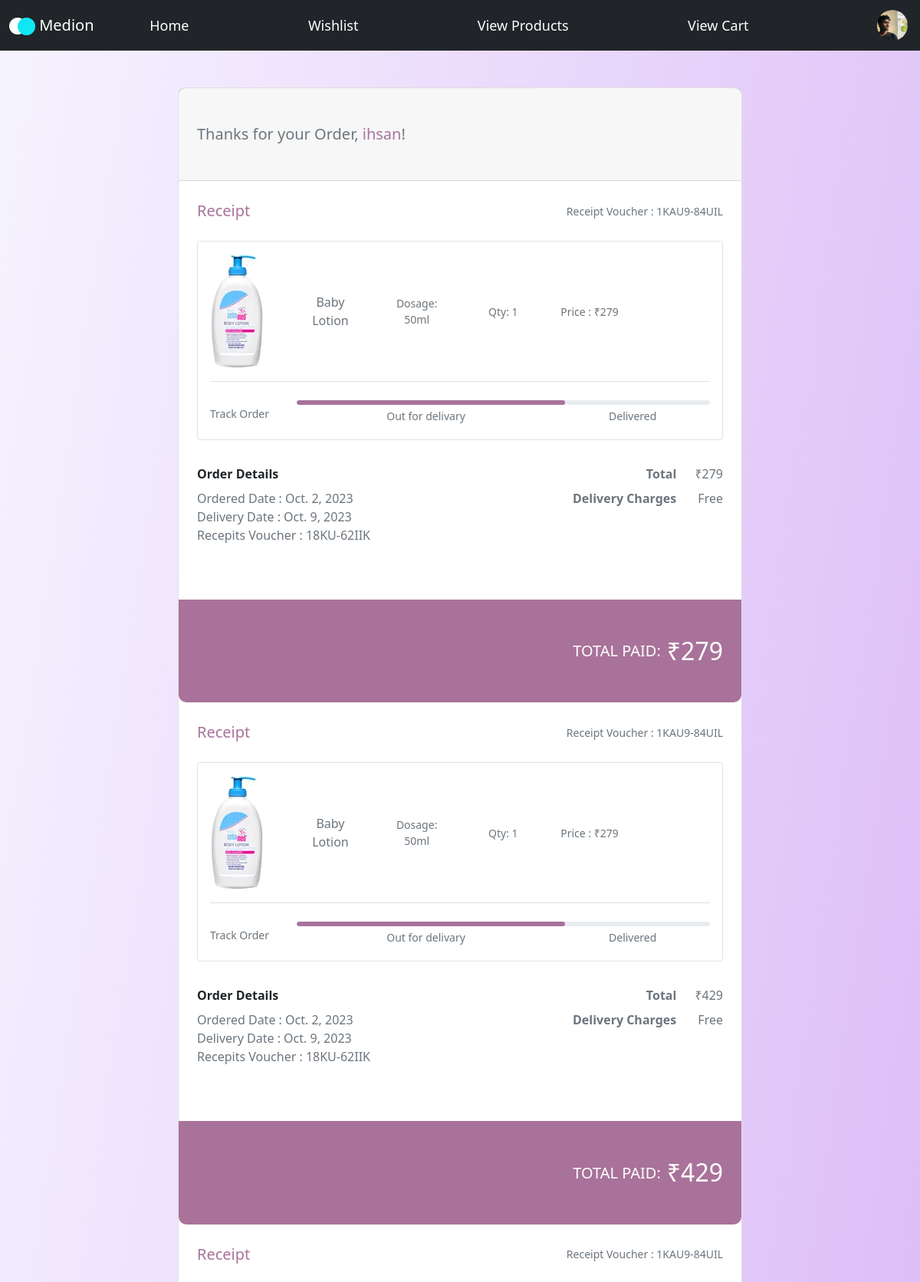
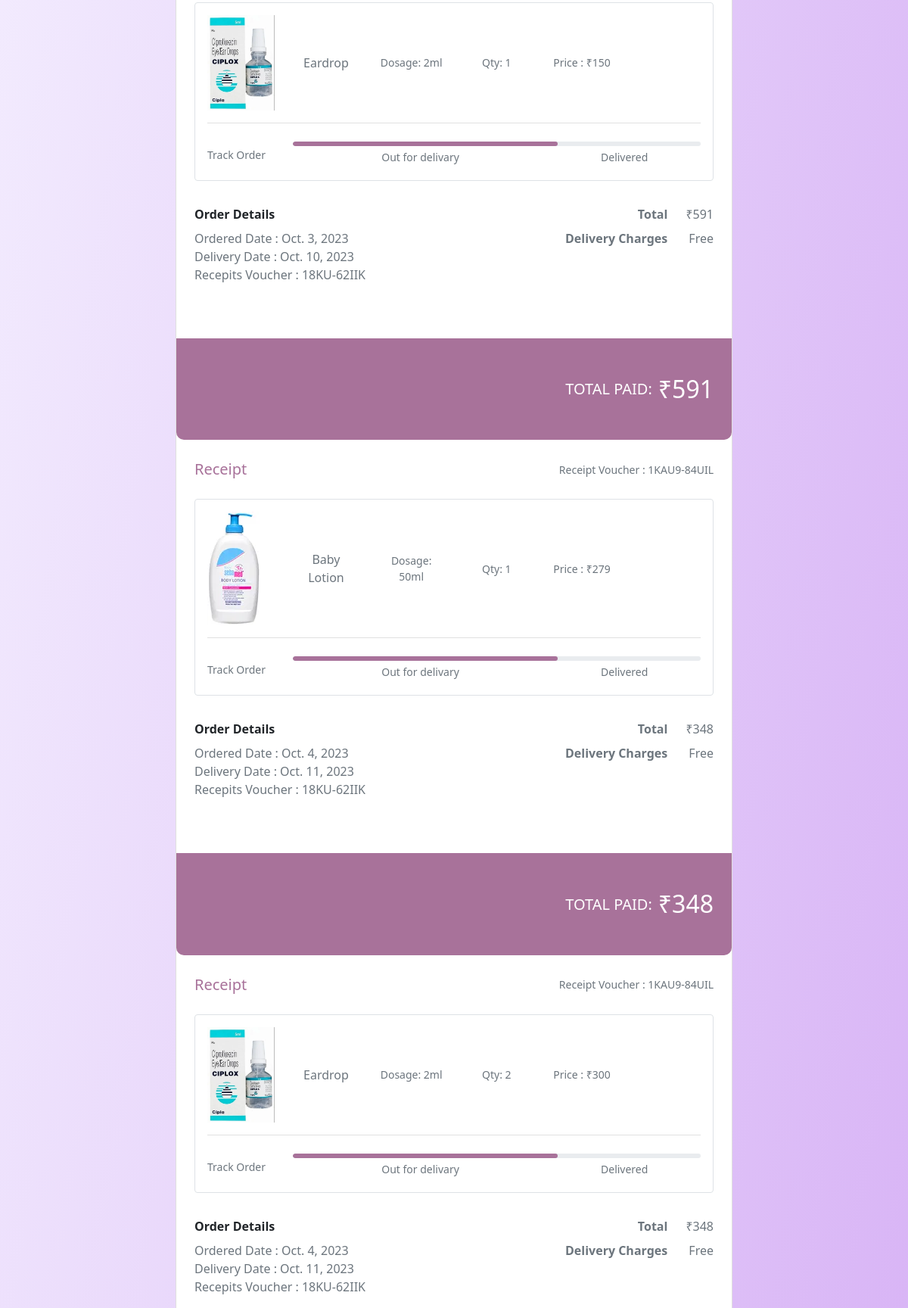
The page /ecommapp/deliver_display/ (signed in, upper part) on the database its author committed (2 pictures, top to bottom).
### ecommapp/models.py (models this page shows, shortened)
class reg_buyer(models.Model):
    username = models.CharField(max_length=30)
    email = models.EmailField()
    buyer_img = models.FileField(upload_to='ecommapp/static/images')
    phone = models.BigIntegerField()
    password = models.CharField(max_length=30)

class final_deliver(models.Model):
    user_id = models.IntegerField()
    address = models.CharField(max_length=200)
    order_date = models.DateField(auto_now_add=True)
    est_del_date = models.DateField(null=True)
    products = models.CharField(max_length=200)
    amount = models.IntegerField()

### ecommapp/views.py (the view)
# urls.py: path('deliver_display/',deliver_display),
def deliver_display(request):
    id2 = request.session['user_id']
    b = reg_buyer.objects.get(id=id2)
    img = str(b.buyer_img).split('/')[-1]
    med_pic = []
    med_name = []
    dosage = []
    qty = []
    price = []
    address = []
    ord_date = []
    del_date = []
    amount = []
    user_id = []
    a = final_deliver.objects.all()
    u_name = request.session['username']
    for i in a:
        if i.user_id == id2:
            items = i.products.split("+")
            for item in items:
                key_value_pairs = item.split('|')
                if len(key_value_pairs) == 5:
                    med_pic.append(key_value_pairs[0].split(':')[-1])
                    med_name.append(key_value_pairs[1].split(':')[-1])
                    dosage.append(key_value_pairs[2].split(':')[-1])
                    qty.append(key_value_pairs[3].split(':')[-1])
                    price.append(key_value_pairs[4].split(':')[-1])
                else:
                    pass
            user_id.append(i.user_id)
            address.append(i.address)
            ord_date.append(i.order_date)
            del_date.append(i.est_del_date)
            amount.append(i.amount)
    print(med_pic)
    print(med_name)
    print(dosage)
    print(qty)
    print(price)
    mylist = zip(med_pic,med_name,dosage,qty,price,address,ord_date,del_date,amount,user_id)
    return render(request,'deliver_display.html',{'data':mylist,'u_name':u_name,'id':id2,'img':img})

### ecommapp/templates/deliver_display.html (shortened to what this page needs)
<!DOCTYPE html>
{% load static %}
<html lang="en">
<head>
  <link href="https://cdn.jsdelivr.net/npm/bootstrap@5.0.2/dist/css/bootstrap.min.css" rel="stylesheet"
>
</head>
<body>
<nav class="navbar navbar-light bg-dark" >
    <div class="container-fluid" >
        <a class="navbar-brand" href="index.html" style="color: white;">
            <img src="{% static 'images/logo.png' %}" alt="">
            <span>
              Medion
            </span>
          </a>
		<a class="navbar-brand" href="http://127.0.0.1:8000/ecommapp/buyer_index" style="font-size:18px; color: white; float:left;">Home</a>
  <button class="navbar-toggler" type="button" data-toggle="collapse" data-target="#navbarSupportedContent" aria-controls="navbarSupportedContent" aria-expanded="false" aria-label="Toggle navigation" >
  </button>
		<a class="navbar-brand" href="http://127.0.0.1:8000/ecommapp/wishlist_view" style="font-size:18px; color: white; float:left;">Wishlist</a>
  <button class="navbar-toggler" type="button" data-toggle="collapse" data-target="#navbarSupportedContent" aria-controls="navbarSupportedContent" aria-expanded="false" aria-label="Toggle navigation" >
  </button>
		<a class="navbar-brand" href="http://127.0.0.1:8000/ecommapp/buyer_product_view" style="font-size:18px; color: white; float:left;">View Products</a>
  <button class="navbar-toggler" type="button" data-toggle="collapse" data-target="#navbarSupportedContent" aria-controls="navbarSupportedContent" aria-expanded="false" aria-label="Toggle navigation" >
  </button>
      <a class="navbar-brand" href="http://127.0.0.1:8000/ecommapp/cart_view" style="font-size:18px; color: white; float:left;">View Cart</a>
  <button class="navbar-toggler" type="button" data-toggle="collapse" data-target="#navbarSupportedContent" aria-controls="navbarSupportedContent" aria-expanded="false" aria-label="Toggle navigation" >
  </button>
		<a class="navbar-brand" href="http://127.0.0.1:8000/ecommapp/edit_buyer_profile" style="font-size:18px; color: white; float:left;"><img src="/static/images/{{img}}" width="40" height="40" class="rounded-circle" style="margin-left:30%;"></a>
    </div>
</nav>
  <section class="h-100 gradient-custom" >
  <div class="container py-5 h-100" >
    <div class="row d-flex justify-content-center align-items-center h-100" style="margin-bottom: 5%;">
      <div class="col-lg-10 col-xl-8">
        <div class="card" style="border-radius: 10px;">
          <div class="card-header px-4 py-5" style="margin-top: 0%;">
            <h5 class="text-muted mb-0">Thanks for your Order, <span style="color: #a8729a;">{{u_name}}</span>!</h5>
          </div>
          {% for i,j,k,l,m,n,o,p,q,r in data %}
          <div class="card-body p-4">
            <div class="d-flex justify-content-between align-items-center mb-4">
              <p class="lead fw-normal mb-0" style="color: #a8729a;">Receipt</p>
              <p class="small text-muted mb-0">Receipt Voucher : 1KAU9-84UIL</p>
            </div>
            <div class="card shadow-0 border mb-4">
              <div class="card-body">
                <div class="row">
                  <div class="col-md-2">
                    <img src="/static/images/{{i}}"
                      class="img-fluid" alt="Phone" >
                  </div>
                  <div class="col-md-2 text-center d-flex justify-content-center align-items-center">
                    <p class="text-muted mb-0">{{j}}</p>
                  </div>
                  <div class="col-md-2 text-center d-flex justify-content-center align-items-center">
                    <p class="text-muted mb-0 small">Dosage: {{k}}</p>
                  </div>
                  <div class="col-md-2 text-center d-flex justify-content-center align-items-center">
                    <p class="text-muted mb-0 small">Qty: {{l}}</p>
                  </div>
                  <div class="col-md-2 text-center d-flex justify-content-center align-items-center">
                    <p class="text-muted mb-0 small">Price : ₹{{m}}</p>
                  </div>
                </div>
                <hr class="mb-4" style="background-color: #e0e0e0; opacity: 1;">
                <div class="row d-flex align-items-center">
                  <div class="col-md-2">
                    <p class="text-muted mb-0 small">Track Order</p>
                  </div>
                  <div class="col-md-10">
                    <div class="progress" style="height: 6px; border-radius: 16px;">
                      <div class="progress-bar" role="progressbar"
                        style="width: 65%; border-radius: 16px; background-color: #a8729a;" aria-valuenow="65"
                        aria-valuemin="0" aria-valuemax="100"></div>
                    </div>
                    <div class="d-flex justify-content-around mb-1">
                      <p class="text-muted mt-1 mb-0 small ms-xl-5">Out for delivary</p>
                      <p class="text-muted mt-1 mb-0 small ms-xl-5">Delivered</p>
                    </div>
                  </div>
                </div>
              </div>
            </div>
            <div class="d-flex justify-content-between pt-2">
              <p class="fw-bold mb-0">Order Details</p>
              <p class="text-muted mb-0"><span class="fw-bold me-4">Total</span>₹{{q}} </p>
            </div>
            <div class="d-flex justify-content-between pt-2">
              <p class="text-muted mb-0">Ordered Date : {{o}}</p>
              <p class="text-muted mb-0"><span class="fw-bold me-4">Delivery Charges</span> Free</p>
            </div>
            <div class="d-flex justify-content-between">
              <p class="text-muted mb-0">Delivery Date : {{p}}</p>
            </div>
            <div class="d-flex justify-content-between mb-5">
              <p class="text-muted mb-0">Recepits Voucher : 18KU-62IIK</p>
            </div>
          </div>
          <div class="card-footer border-0 px-4 py-5"
            style="background-color: #a8729a; border-bottom-left-radius: 10px; border-bottom-right-radius: 10px;">
            <h5 class="d-flex align-items-center justify-content-end text-white text-uppercase mb-0">Total
              paid: <span class="h2 mb-0 ms-2">₹{{q}}</span></h5>
          </div>
          {% endfor %}
        </div>
      </div>
    </div>
  </div>
</section>
</body>
</html>

### ecommapp/templates/deliver_display.html (style rules this page uses)
.gradient-custom { background: #cd9cf2; background: -webkit-linear-gradient(to top left, rgba(205, 156, 242, 1), rgba(246, 243, 255, 1)); background: linear-gradient(to top left, rgba(205, 156, 242, 1), rgba(246, 243, 255, 1)) }

### rows shown on the page
reg_buyer: username "ihsan"
final_deliver: data "Oct. 2, 2023", data "Oct. 9, 2023"
final_deliver: data "Oct. 2, 2023", data "Oct. 9, 2023"
final_deliver: data "Oct. 3, 2023", data "Oct. 10, 2023"
final_deliver: data "Oct. 4, 2023", data "Oct. 11, 2023"
final_deliver: data "Oct. 4, 2023", data "Oct. 11, 2023"

### other values the page prints
{{ j }} "Baby Lotion" "Baby Lotion" "Eardrop" "Baby Lotion" "Eardrop"
{{ k }} "50ml" "50ml" "2ml" "50ml" "2ml"
{{ l }} "1" "1" "1" "1" "2"
{{ m }} "279" "279" "150" "279" "300"
{{ q }} "279" "429" "591" "348" "348"
{{ q }} "279" "429" "591" "348"
